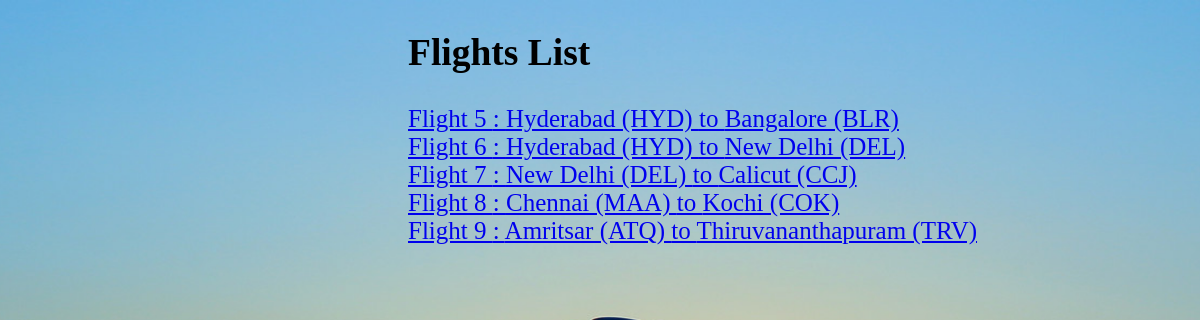
/flights/, run on an earlier commit of the app's database.
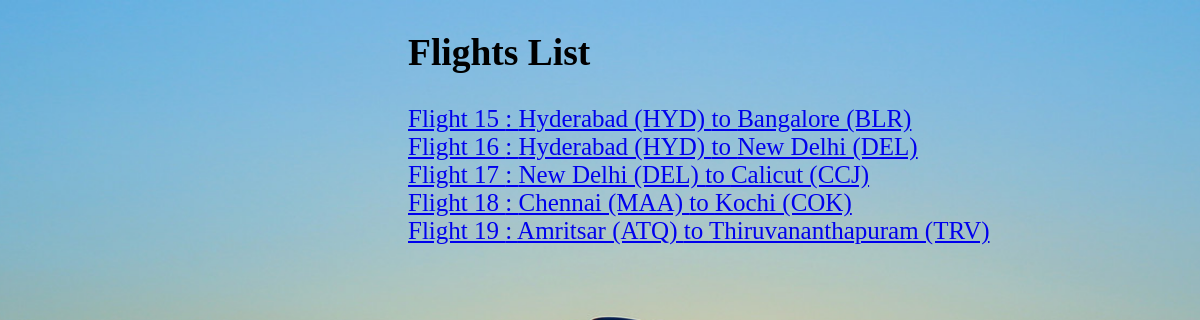
And on a later commit of the database.
### flights/models.py (models this page shows, shortened)
class Flight(models.Model):
    origin = models.ForeignKey(Airport, on_delete=models.CASCADE, related_name="departures")
    destination = models.ForeignKey(Airport, on_delete=models.CASCADE, related_name="arrivals")
    duration = models.IntegerField()

class Airport(models.Model):
    code = models.CharField(max_length=3)
    city = models.CharField(max_length=64)
    def __str__(self):
        return f"{self.city} ({self.code})"

### flights/views.py (the view)
# urls.py: path("",views.index,name="indx"),
def index(request):
    return render(request,"flights/index.html", {
        "flights":Flight.objects.all()
    })

### flights/templates/flights/index.html
{% extends "flights/layout.html" %}
{% block body %}
  <h2>Flights List</h2>
    {% for flight in flights %}
        <a href="{% url 'flight' flight.id %}">
          Flight {{ flight.id }} : {{ flight.origin }} to {{ flight.destination }}
        </a><br>
    {% endfor %}
{% endblock %}

### flights/templates/flights/layout.html (shortened to what this page needs)
<!DOCTYPE html>
<html>
  <head>
    {% load static %}
    <link rel="stylesheet" type="text/css" href="{% static 'css/flight.css' %}">
  </head>
  <body>
    {% block body %}
    {% endblock %}
  </body>
</html>

### flights/static/css/flight.css (style rules this page uses)
html { background-image: url('../images/img3.jpg'); background-position: center; height: 100%; background-size: cover; background-repeat: no-repeat; font-size: 25px; padding-left: 400px; }

What changed in the data, as far as the page shows it:
removed Flight: id "5", origin "Hyderabad (HYD)", destination "Bangalore (BLR)"
removed Flight: id "6", origin "Hyderabad (HYD)", destination "New Delhi (DEL)"
removed Flight: id "7", origin "New Delhi (DEL)", destination "Calicut (CCJ)"
removed Flight: id "8", origin "Chennai (MAA)", destination "Kochi (COK)"
removed Flight: id "9", origin "Amritsar (ATQ)", destination "Thiruvananthapuram (TRV)"
added Flight: id "15", origin "Hyderabad (HYD)", destination "Bangalore (BLR)"
added Flight: id "16", origin "Hyderabad (HYD)", destination "New Delhi (DEL)"
added Flight: id "17", origin "New Delhi (DEL)", destination "Calicut (CCJ)"
added Flight: id "18", origin "Chennai (MAA)", destination "Kochi (COK)"
added Flight: id "19", origin "Amritsar (ATQ)", destination "Thiruvananthapuram (TRV)"
